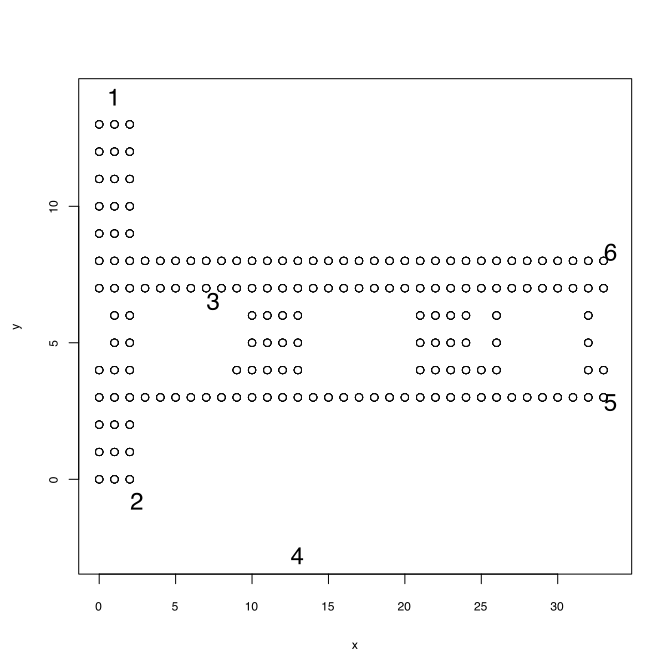

The R source for this figure:
load(url("http://eeyore.ucdavis.edu/stat242/HW5/OfflineBaseStationSignals.rda"))
load(url("http://eeyore.ucdavis.edu/stat242/HW5/AccessPointLocations.rda"))

#load("~/Data/Mannheim/AccessPointLocations.rda")
#load("~/Data/Mannheim/OfflineBaseStationSignals.rda")

medians = OfflineBaseStationSignals[ c("x", "y", "orientationLevel", rownames(AccessPointLocations))]

 # Get the signal strengths for each (x, y) that we observer with all the orientation levels
 # and to each base station. This comes out in the form
 # base station 1/orientation level 1 2 3 4 5 6
 # base station 2/orientation level 1 2 3 4 5 6
 # ...
z = with(medians, by(medians, list(x, y), function(x) unlist(x[, -(1:3)])))
signals = z[sapply(z, length)  > 0]

pos = with(medians, by(medians, list(x, y), function(x) x[1, 1:2]))
pos = do.call("rbind", pos) 



library(SVGAnnotation)

 # Create the basic plot of the building with the access points
doc = svgPlot("building.svg", {
          plot(y ~ x, medians, xlim = range(c(AccessPointLocations[,1], medians$x)),
                               ylim = range(c(AccessPointLocations[,2], medians$y)))
          text(AccessPointLocations, labels = seq(length = nrow(AccessPointLocations)), cex = 2)
        }, asXML = TRUE)


txt = getTextPoints(doc)


 # And a onmouseover and onmouseout attribute to each point.
 # Each of these are calls of the form fun(ev, pointIndex, ..)
 # Note that we pass 2 variables containing the data in the variables
 # accessPoints and signals.  These are javascript variables that we will
 # create down below by exporting R objects to Javascript
 #
pts = getPlotPoints(doc)
invisible(mapply(function(node, over, out){
                  addAttributes(node, onmouseover = over, onmouseout = out)
                 }, pts, paste("showStart(evt.target,", seq(along = pts) - 1, ", accessPoints, signals)"),
                    paste("hideLines(evt.target,", seq(along = pts) - 1, ")")))


invisible(sapply(pts, modifyStyle, fill = "white"))


 # Now let's compute the SVG coordinates for the middle of the base stations, i.e. the (x, y)
 # locations for the 6 points but within the SVG coordinate system, not in the R plot coordinates.
mapply(function(x, id) addAttributes(x, id = id), txt, paste("baseStation", seq(along = txt)))

pos = structure(sapply(txt, getBoundingBox), dimnames = list(c("x", "x", "y", "y"), NULL))
accessPoints = matrix(c(apply(pos[1:2,], 2, mean),
                        apply(pos[3:4,], 2, mean)), , 2)

addECMAScripts(doc, "starplot.js", accessPoints = accessPoints, signals = signals) # , insertJS = TRUE)

saveXML(doc, "star.svg")
